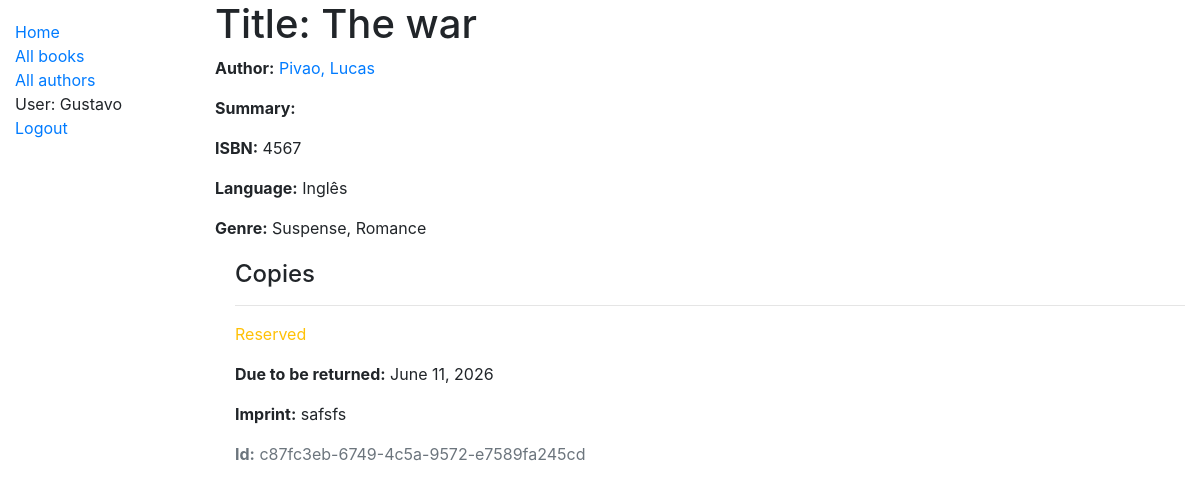
The page /catalog/book/3 (signed in) on the database its author committed.
### catalog/models.py (models this page shows, shortened)
class Book(models.Model):
    title = models.CharField(max_length=200)
    author = models.ForeignKey('Author', on_delete=models.SET_NULL, null=True)
    summmary = models.TextField(max_length=1000, help_text='Enter a brief description of the book.')
    isbn = models.CharField('ISBN', max_length=20, help_text='13 Character [ISBN number]')
    genre = models.ManyToManyField(Genre, help_text='Select a genre for this book.')
    language = models.ForeignKey(
        'Language', on_delete=models.SET_NULL, null=True)
    class Meta:
        ordering = ['title', 'author']
    def display_genre(self):
        """Create a string for the Genre. This is required to display genre in Admin."""
        return ', '.join(genre.name for genre in self.genre.all()[:3])
    display_genre.short_description = 'Genre'

class Author(models.Model):
    first_name = models.CharField(max_length=100)
    last_name = models.CharField(max_length=100)
    date_of_birth = models.DateField(null=True, blank=True)
    date_of_death = models.DateField('Died', null=True, blank=True)
    class Meta:
        ordering = ['last_name', 'first_name']
    def __str__(self):
        return f'{self.last_name}, {self.first_name}'

class Language(models.Model):
    name = models.CharField(max_length=100,
                            unique=True,
                            help_text="Enter the book's natural laguange.")
    def __str__(self):
        return self.name
    class Meta:
        constraints = [
            UniqueConstraint(
                Lower('name'),
                name='language_name_case_insensitive_unique',
                violation_error_message="Language already exists (case insentive match)"
            )
        ]

class Genre(models.Model):
    name = models.CharField(max_length=200,
                            help_text='Enter a book genre (e.g. Science Fiction)')
    def __str__(self):
        return self.name
    class Meta:
        constraints = [
            UniqueConstraint(
                Lower('name'),
                name='genre_name_case_insensitive_unique',
                violation_error_message = "Genre already exists (case insensitive match)"
            ),
        ]

class BookInstance(models.Model):
    id = models.UUIDField(primary_key=True, default=uuid.uuid4,
                      help_text='Unique ID for this particular book across whole library')
    book = models.ForeignKey('Book', on_delete=models.SET_NULL, null=True)
    imprint = models.CharField(max_length=200)
    due_back = models.DateField(null=True, blank=True)
    borrower = models.ForeignKey(
        settings.AUTH_USER_MODEL, on_delete=models.SET_NULL, null=True, blank=True
    )
    borrower = models.ForeignKey(
         User, on_delete=models.SET_NULL, null=True, blank=True
    )
    LOAN_STATUS = (
        ('m', 'Maintenance'),
        ('o', 'On loan'),
        ('a', 'Available'),
        ('r', 'Reserved'),
    )
    status = models.CharField(
        max_length=1,
        choices=LOAN_STATUS,
        blank=True,
        default='m',
        help_text='Book availability',
    )
    class Meta:
        ordering = ['due_back']

### catalog/views.py (the view, shortened to what this page needs)
# urls.py: path('book/<int:pk>', views.BookDetailView.as_view(), name='book-detail'),
class BookDetailView(LoginRequiredMixin, generic.DetailView):
    model = Book

### catalog/templates/catalog/book_detail.html
{% extends "base_generic.html" %}
{% block content %}
  <h1>Title: {{ book.title }}</h1>
  <p><strong>Author:</strong> <a href="">{{ book.author }}</a></p>
  <p><strong>Summary:</strong> {{ book.summary }}</p>
  <p><strong>ISBN:</strong> {{ book.isbn }}</p>
  <p><strong>Language:</strong> {{ book.language }}</p>
  <p><strong>Genre:</strong> {% for genre in book.genre.all %} {{ genre }}{% if not forloop.last %}, {% endif %}{% endfor %}</p>
  <div style="margin-left:20px;margin-top:20px">
    <h4>Copies</h4>
    {% for copy in book.bookinstance_set.all %}
      <hr>
      <p class="{% if copy.status == 'a' %}text-success{% elif copy.status == 'm' %}text-danger{% else %}text-warning{% endif %}">{{ copy.get_status_display }}</p>
      {% if copy.status != 'a' %}
        <p><strong>Due to be returned:</strong> {{copy.due_back}}</p>
      {% endif %}
      <p><strong>Imprint:</strong> {{copy.imprint}}</p>
      <p class="text-muted"><strong>Id:</strong> {{copy.id}}</p>
    {% endfor %}
  </div>
{% endblock %}

### catalog/templates/base_generic.html (shortened to what this page needs)
<!doctype html>
<html lang="en">
  <head>
    <link
      rel="stylesheet"
      href="https://stackpath.bootstrapcdn.com/bootstrap/4.1.3/css/bootstrap.min.css"
 />
    {% load static %}
    <link rel="stylesheet" href="{% static 'css/styles.css' %}" />
  </head>
  <body>
    <div class="container-fluid">
      <div class="row">
        <div class="col-sm-2">
          {% block sidebar %}
            <ul class="sidebar-nav">
              <li><a href="{% url 'index' %}">Home</a></li>
              <li><a href="{% url 'books' %}">All books</a></li>
              <li><a href="">All authors</a></li>
              {% if user.is_authenticated %}
                <li>User: {{ user.get_username }}</li>
                <li>
                  <form method="post" action="{% url 'logout' %}">
                    <button type="submit" class="btn btn-link p-0 border-0 align-baseline">Logout</button>
                  </form>
                </li>
                  {% else %}
                <li><a href="{% url 'login'%}?next={{request.path}}">Login</a></li>
                  {% endif %}
            </ul>
          {% endblock %}
        </div>
        <div class="col-sm-10">
          {% block content %}{% endblock %}
        </div>
      </div>
    </div>
  </body>
</html>

### catalog/static/css/styles.css (style rules this page uses)
.sidebar-nav { margin-top: 20px; padding: 0; list-style: none; }

### rows shown on the page
Book: title "The war", author "Pivao, Lucas", isbn "4567", language "Inglês"
Genre: name "Suspense"
Genre: name "Romance"
BookInstance: status "Reserved", due_back "June 11, 2026", imprint "safsfs", id "c87fc3eb-6749-4c5a-9572-e7589fa245cd"

### other values the page prints
{{ user.get_username }} "Gustavo"
